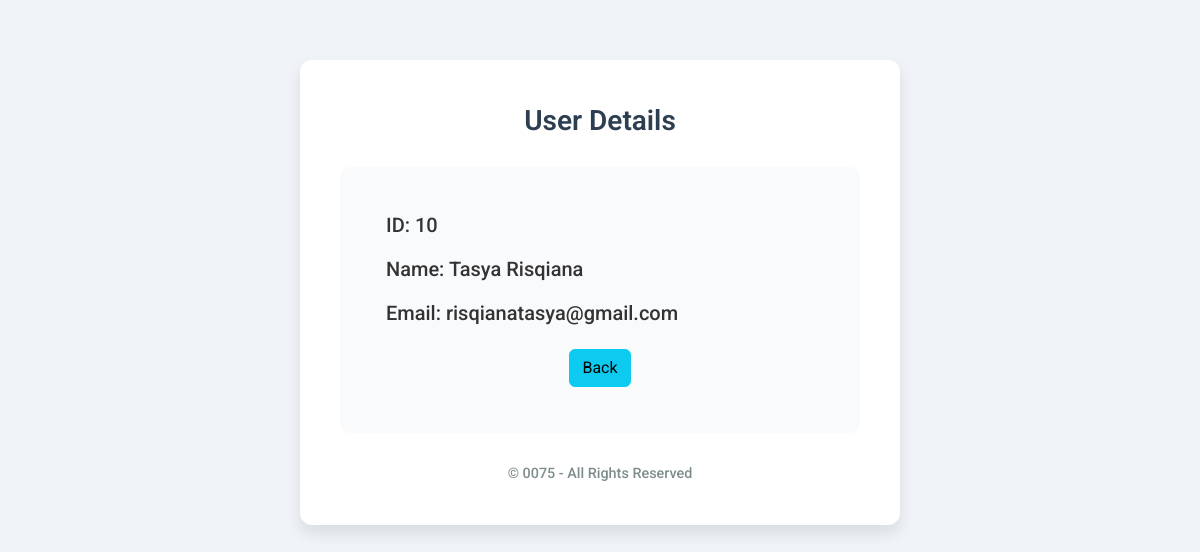
/index.php?action=view&id=10, run on the app's committed database.
### tables this page shows
CREATE TABLE `users` (
  `id` int(11) NOT NULL,
  `name` varchar(40) NOT NULL,
  `email` varchar(30) NOT NULL
);

### app/controllers/UserController.php (called while the page is built, shortened)
<?php
require_once 'app/models/User.php';
class UserController
{
    private $userModel;
    public function __construct($dbConnection)
    {
        $this->userModel = new User($dbConnection);
    }
    public function view($id)
    {
        $data = $this->userModel->getUserById($id);
        require_once 'app/views/detail.php';
    }
}

### app/models/User.php (called while the page is built, shortened)
<?php
class User
{
    private $db;
    public function __construct($dbConnection)
    {
        $this->db = $dbConnection;
    }
    public function getUserById($id)
    {
        $stmt = $this->db->prepare("SELECT * FROM users WHERE id = :id;");
        $stmt->bindParam(':id', $id);
        $stmt->execute();
        return $stmt->fetch(PDO::FETCH_ASSOC);
    }
}

### app/views/detail.php (the view, shortened to what this page needs)
<!doctype html>
<html lang="en">
<head>
    <link href="https://cdn.jsdelivr.net/npm/bootstrap@5.3.3/dist/css/bootstrap.min.css" rel="stylesheet">
</head>
<body>
    <div class="container">
        <div class="header-title">User Details</div>
        <div class="card">
            <div class="card-body">
                <h5>ID: <?php echo htmlspecialchars($data['id']); ?></h5>
                <h5>Name: <?php echo htmlspecialchars($data['name']); ?></h5>
                <h5>Email: <?php echo htmlspecialchars($data['email']); ?></h5>
                <div class="d-flex justify-content-center mt-4">
                    <a href="/belajar_mvc_0075" class="btn btn-info">Back</a>
                </div>
            </div>
        </div>
        <div class="footer">
            &copy; 0075 - All Rights Reserved
        </div>
    </div>
</body>
</html>

### app/views/detail.php (style rules this page uses)
body { background-color: #f0f4f8; font-family: 'Roboto', sans-serif; color: #4a4a4a; }
.container { max-width: 600px; margin-top: 60px; background-color: #ffffff; border-radius: 12px; box-shadow: 0 8px 16px rgba(0, 0, 0, 0.1); padding: 40px; }
.header-title { color: #2c3e50; font-weight: 600; margin-bottom: 25px; text-align: center; font-size: 1.75rem; }
.card { background-color: #f9fafc; border: none; border-radius: 10px; padding: 30px; }
.card h5 { color: #333; font-weight: 500; font-size: 1.25rem; margin-bottom: 20px; }
.footer { margin-top: 30px; text-align: center; color: #7f8c8d; font-weight: 500; font-size: 0.9rem; }

### data on the page
users: id "10", name "Tasya Risqiana", email "risqianatasya@gmail.com"
